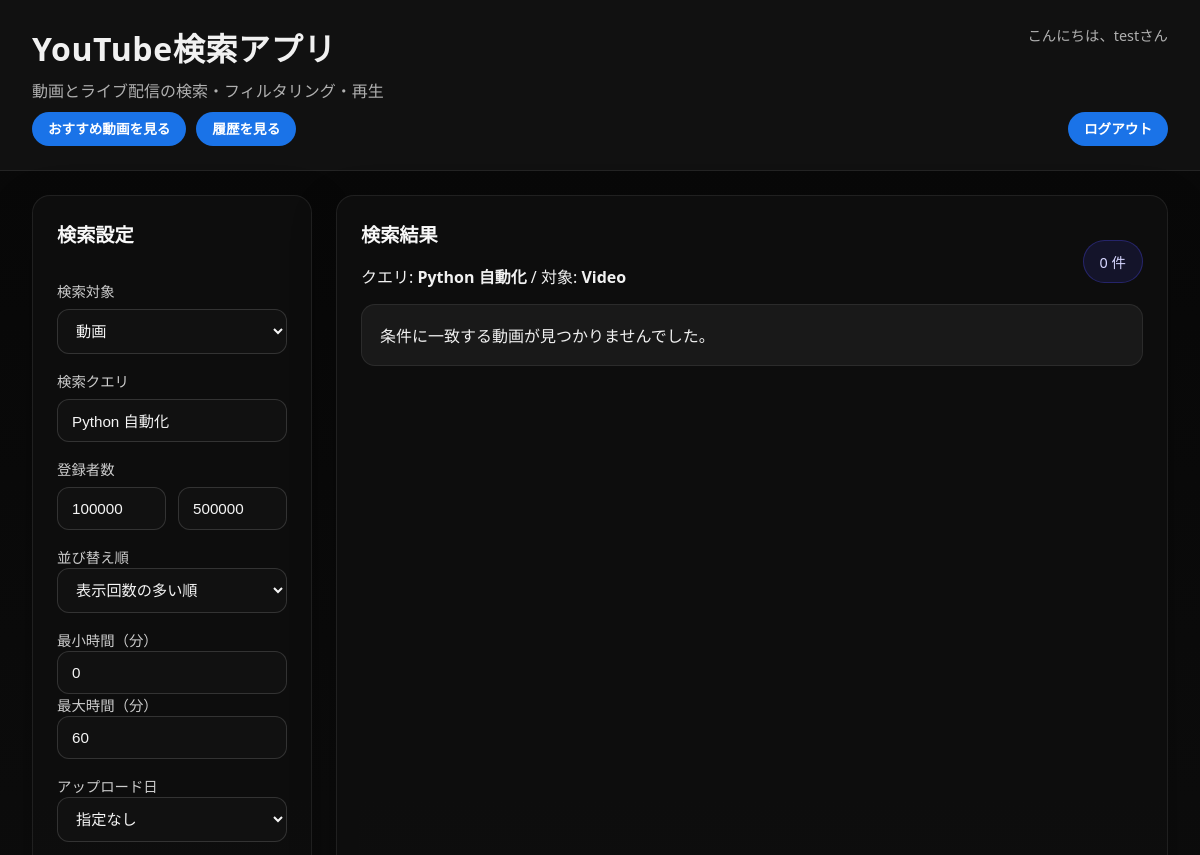
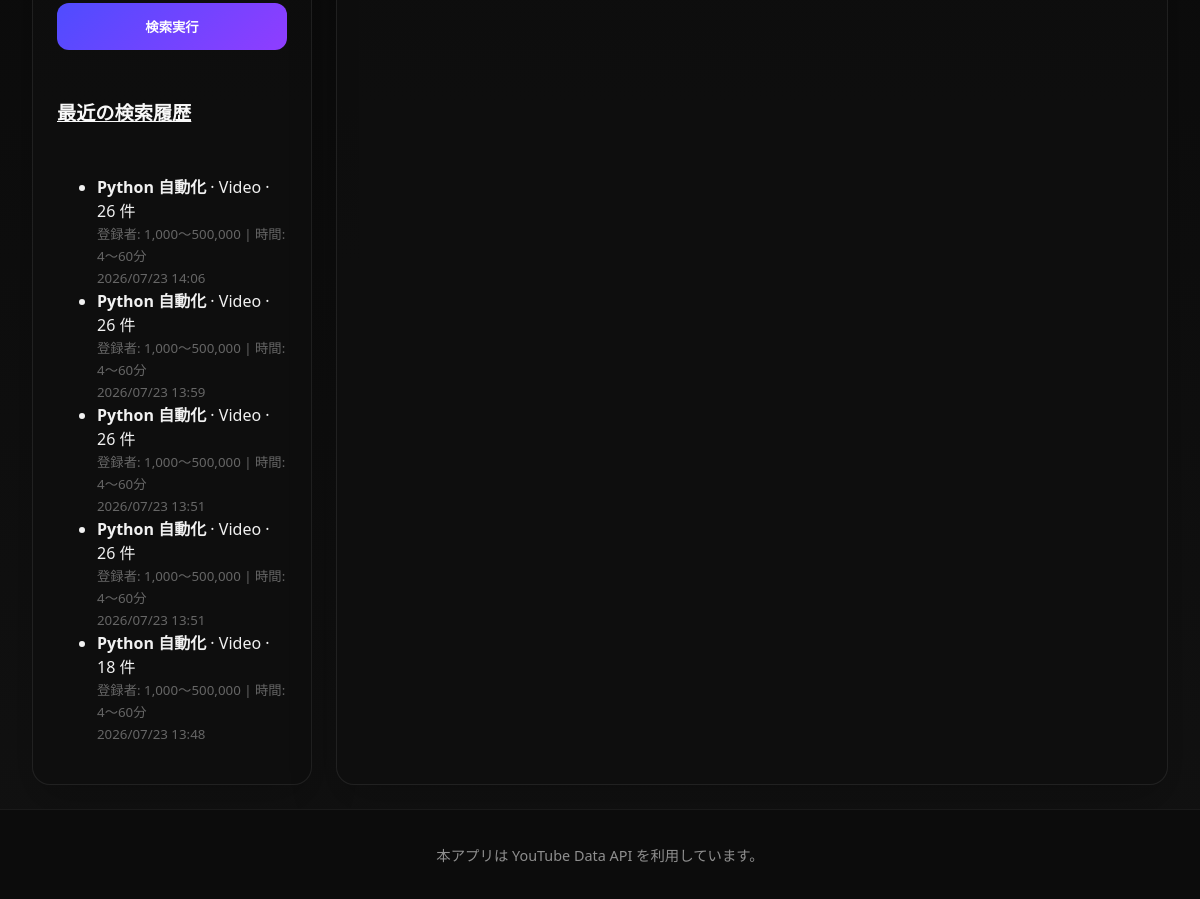
The app's page / (signed in) with its own data (2 pictures, top to bottom).
### youtube_app/models.py (models this page shows, shortened)
class SearchHistory(models.Model):
    target = models.CharField(max_length=16, default='video')
    query = models.CharField(max_length=255)
    order = models.CharField(max_length=32, default='viewCount')
    lower_threshold = models.PositiveIntegerField(default=100000)
    upper_threshold = models.PositiveIntegerField(default=500000)
    min_duration = models.PositiveIntegerField(default=0)
    max_duration = models.PositiveIntegerField(default=60)
    date_option = models.CharField(max_length=16, default='none')
    results_count = models.PositiveIntegerField(default=0)
    created_at = models.DateTimeField(auto_now_add=True)
    user = models.ForeignKey(User, on_delete=models.CASCADE, related_name='search_histories', null=True, blank=True)
    class Meta:
        ordering = ['-created_at']

### youtube_app/views.py (the view, shortened to what this page needs)
# urls.py: path('', views.search_view, name='search'),
def search_view(request):
    if not request.GET and 'last_search_params' in request.session:
        saved_params = request.session['last_search_params']
        context = get_query_parameters(request) # デフォルト値で初期化
        context.update(saved_params)            # 保存されていた値で上書き
    else:
        context = get_query_parameters(request)
    context['base_query_string'] = build_query_string_without_select(request)
    context['is_video_mode'] = context['target'] == 'video'
    context['results'] = []
    context['error_message'] = ''
    favorite_lists = []
    if request.user.is_authenticated:
        for i in range(1, 6):
            obj, created = FavoriteList.objects.get_or_create(
                user=request.user, index=i,
                defaults={'name': f'リスト {i}'}
            )
            favorite_lists.append(obj)
    context['favorite_lists'] = favorite_lists
    context['recent_history'] = SearchHistory.objects.filter(user=request.user)[:5] if request.user.is_authenticated else []
    return render(request, 'youtube_app/search.html', context)

### youtube_app/views.py (called while the page is built)
def get_query_parameters(request: HttpRequest) -> dict:
    return {
        'target': request.GET.get('target', 'video'),
        'query': request.GET.get('query', 'Python 自動化'),
        'order': request.GET.get('order', 'viewCount'),
        'lower_threshold': int(request.GET.get('lower_threshold', 100000) or 100000),
        'upper_threshold': int(request.GET.get('upper_threshold', 500000) or 500000),
        'min_duration': int(request.GET.get('min_duration', 0) or 0),
        'max_duration': int(request.GET.get('max_duration', 60) or 60),
        'date_option': request.GET.get('date_option', 'none'),
        'selected_video_id': request.GET.get('select', ''),
    }

def build_query_string_without_select(request):
    params = request.GET.copy()
    params.pop('select', None)
    return params.urlencode()

### youtube_app/templates/youtube_app/search.html (shortened to what this page needs)
{% load static humanize %}
<!DOCTYPE html>
<html lang="ja">
<head>
    <link rel="stylesheet" href="{% static 'youtube_app/style.css' %}">
</head>
<body>
    <div class="page-shell">
        <header class="app-header">
            <div style="display: flex; justify-content: space-between; align-items: flex-start; margin-bottom: 10px;">
                <div>
                    <h1>YouTube検索アプリ</h1>
                    <p>動画とライブ配信の検索・フィルタリング・再生</p>
                </div>
                {% if user.is_authenticated %}
                    <p style="font-size: 0.9em; margin: 0;">こんにちは、{{ user.username }}さん</p>
                {% else %}
                    <p style="font-size: 0.9em; margin: 0; color: #aaa;">ゲストとして閲覧中</p>
                {% endif %}
            </div>
            <div style="margin-top: 10px; display: flex; justify-content: space-between; align-items: center;">
                <div style="display: flex; gap: 10px;">
                    {% if user.is_authenticated %}
                        <a href="{% url 'youtube_app:recommendations' %}" class="select-button">おすすめ動画を見る</a>
                        <a href="{% url 'youtube_app:history' %}" class="select-button">履歴を見る</a>
                    {% else %}
                        <a href="{% url 'youtube_app:login' %}" class="select-button">ログインして全機能を使う</a>
                    {% endif %}
                </div>
                {% if user.is_authenticated %}
                    <a href="{% url 'youtube_app:logout' %}" class="select-button">ログアウト</a>
                {% else %}
                    <a href="{% url 'youtube_app:signup' %}" class="select-button">新規アカウント作成</a>
                {% endif %}
            </div>
        </header>
        <main class="layout-grid">
            <section class="panel sidebar-panel">
                <div class="panel-card">
                    <h2>検索設定</h2>
                    <form method="get" class="search-form">
                        <div class="field-group">
                            <label>検索対象</label>
                            <select id="target" name="target">
                                <option value="video" {% if target == 'video' %}selected{% endif %}>動画</option>
                            </select>
                        </div>
                        <div class="field-group">
                            <label for="query">検索クエリ</label>
                            <input id="query" name="query" type="text" value="{{ query }}" placeholder="例: Python 自動化">
                        </div>
                        <div class="field-group">
                            <label>登録者数</label>
                            <div class="range-inputs">
                                <input name="lower_threshold" type="number" min="0" value="{{ lower_threshold }}" placeholder="下限">
                                <input name="upper_threshold" type="number" min="0" value="{{ upper_threshold }}" placeholder="上限">
                            </div>
                        </div>
                        <div class="field-group video-filter">
                            <label for="sort">並び替え順</label>
                            <select id="sort" name="order">
                                <option value="viewCount" {% if order == 'viewCount' %}selected{% endif %}>表示回数の多い順</option>
                            </select>
                        </div>
                        <div class="field-group columns-2 video-filter">
                            <div>
                                <label for="min_duration">最小時間（分）</label>
                                <input id="min_duration" name="min_duration" type="number" min="0" value="{{ min_duration }}">
                            </div>
                            <div>
                                <label for="max_duration">最大時間（分）</label>
                                <input id="max_duration" name="max_duration" type="number" min="0" value="{{ max_duration }}">
                            </div>
                        </div>
                        <div class="field-group video-filter">
                            <label for="date_option">アップロード日</label>
                            <select id="date_option" name="date_option">
                                <option value="none" {% if date_option == 'none' %}selected{% endif %}>指定なし</option>
                            </select>
                        </div>
                        <div class="actions">
                            <button type="submit" class="primary-button">検索実行</button>
                        </div>
                    </form>
                </div>
                <div class="panel-card history-panel">
                    <h2><a href="{% url 'youtube_app:history' %}" style="color: inherit; text-decoration: underline;">最近の検索履歴</a></h2>
                    {% if recent_history %}
                        <ul class="history-list">
                            {% for history in recent_history %}
                                <li>
                                    <strong>{{ history.query }}</strong> · {{ history.target|title }} · {{ history.results_count }} 件<br>
                                    <small style="color: #666;">
                                        登録者: {{ history.lower_threshold|intcomma }}〜{{ history.upper_threshold|intcomma }}
                                        {% if history.target == 'video' %}| 時間: {{ history.min_duration }}〜{{ history.max_duration }}分{% endif %}<br>
                                        {{ history.created_at|date:'Y/m/d H:i' }}
                                    </small>
                                </li>
                            {% endfor %}
                        </ul>
                    {% else %}
                        <div class="message info">検索履歴はまだありません。</div>
                    {% endif %}
                </div>
            </section>
            <section class="panel results-panel">
                <div class="panel-card">
                    <div class="results-header">
                        <div>
                            <h2>検索結果</h2>
                            <p>クエリ: <strong>{% if query %}{{ query }}{% else %}-{% endif %}</strong> / 対象: <strong>{{ target|title }}</strong></p>
                        </div>
                        <div class="status-pill">{{ results|length }} 件</div>
                    </div>
                    {% if not results %}
                        <div class="message info">条件に一致する動画が見つかりませんでした。</div>
                    {% endif %}
                </div>
            </section>
        </main>
        <footer class="app-footer">
            <p>本アプリは YouTube Data API を利用しています。</p>
        </footer>
    </div>
</body>
</html>

### youtube_app/static/youtube_app/style.css (style rules this page uses)
:root { color-scheme: dark; color: #f5f5f5; background: #040404; font-family: 'Segoe UI', 'Helvetica Neue', Arial, 'Noto Sans JP', sans-serif; }
* { box-sizing: border-box; }
body { margin: 0; min-height: 100vh; background: linear-gradient(180deg, #070707 0%, #121212 100%); color: #f1f1f1; }
.page-shell { display: flex; flex-direction: column; min-height: 100vh; }
.app-header { padding: 24px 32px; background: #111; border-bottom: 1px solid rgba(255, 255, 255, 0.08); }
.app-header h1 { margin: 0; font-size: 2rem; letter-spacing: 0.02em; }
.app-header p { margin: 8px 0 0; color: #b0b0b0; }
.layout-grid { display: grid; gap: 24px; padding: 24px 32px; grid-template-columns: 280px minmax(0, 1fr); flex: 1; }
.panel { background: rgba(15, 15, 15, 0.92); border: 1px solid rgba(255, 255, 255, 0.08); border-radius: 18px; box-shadow: 0 16px 45px rgba(0, 0, 0, 0.25); }
.results-panel { min-height: auto; }
.panel-card { padding: 24px; }
.sidebar-panel .panel-card { display: flex; flex-direction: column; gap: 16px; }
.panel h2 { margin: 0 0 16px; font-size: 1.2rem; color: #f8f8f8; }
.field-group { display: flex; flex-direction: column; gap: 8px; margin-bottom: 16px; }
.field-group label { color: #ccc; font-size: 0.9rem; }
.field-group input, .field-group select { border: 1px solid rgba(255, 255, 255, 0.14); border-radius: 12px; background: #111; color: #f5f5f5; padding: 12px 14px; font-size: 0.95rem; width: 100%; min-width: 0; }
.field-group input::placeholder { color: #6d6d6d; }
.columns-2, .range-inputs, .field-group { min-width: 0; }
.columns-2 { display: grid; gap: 12px; grid-template-columns: 1fr 1fr; }
.range-inputs { display: grid; gap: 12px; grid-template-columns: 1fr 1fr; }
.actions { display: flex; justify-content: stretch; min-width: 0; }
.primary-button { width: 100%; border: none; border-radius: 12px; padding: 14px 18px; background: linear-gradient(135deg, #4f4cff, #8f3dff); color: #fff; font-weight: 700; cursor: pointer; transition: transform 0.2s ease, box-shadow 0.2s ease; }
.results-header { display: flex; justify-content: space-between; align-items: center; gap: 16px; }
.status-pill { background: rgba(79, 76, 255, 0.12); border: 1px solid rgba(79, 76, 255, 0.3); border-radius: 999px; padding: 10px 16px; color: #d6d6ff; font-size: 0.9rem; }
.message { padding: 18px; border-radius: 14px; margin-bottom: 18px; }
.message.info { background: rgba(255, 255, 255, 0.05); border: 1px solid rgba(255, 255, 255, 0.08); }
.select-button { background-color: #1a73e8; color: #ffffff; border-radius: 999px; padding: 10px 16px; font-size: 0.85em; font-weight: bold; text-decoration: none; display: inline-flex; align-items: center; justify-content: center; text-align: center; box-sizing: border-box; line-height: 1; }
.app-footer { padding: 20px 32px; text-align: center; color: #8f8f8f; font-size: 0.9rem; background: #0c0c0c; border-top: 1px solid rgba(255, 255, 255, 0.06); }

### records on screen
SearchHistory: query "Python 自動化", target "Video", results_count "26", lower_threshold "1,000", upper_threshold "500,000", min_duration "4", max_duration "60", created_at "2026/07/23 14:06"
SearchHistory: query "Python 自動化", target "Video", results_count "26", lower_threshold "1,000", upper_threshold "500,000", min_duration "4", max_duration "60", created_at "2026/07/23 13:59"
SearchHistory: query "Python 自動化", target "Video", results_count "26", lower_threshold "1,000", upper_threshold "500,000", min_duration "4", max_duration "60", created_at "2026/07/23 13:51"
SearchHistory: query "Python 自動化", target "Video", results_count "26", lower_threshold "1,000", upper_threshold "500,000", min_duration "4", max_duration "60", created_at "2026/07/23 13:51"
SearchHistory: query "Python 自動化", target "Video", results_count "18", lower_threshold "1,000", upper_threshold "500,000", min_duration "4", max_duration "60", created_at "2026/07/23 13:48"

### other values on screen
{{ user.username }} "test"
{{ query }} "Python 自動化"
{{ target|title }} "Video"
{{ results|length }} "0"
